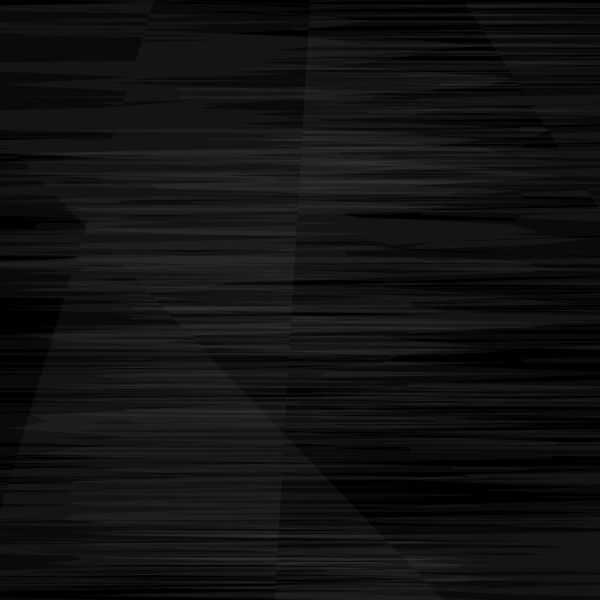
Frame 1 (no input)
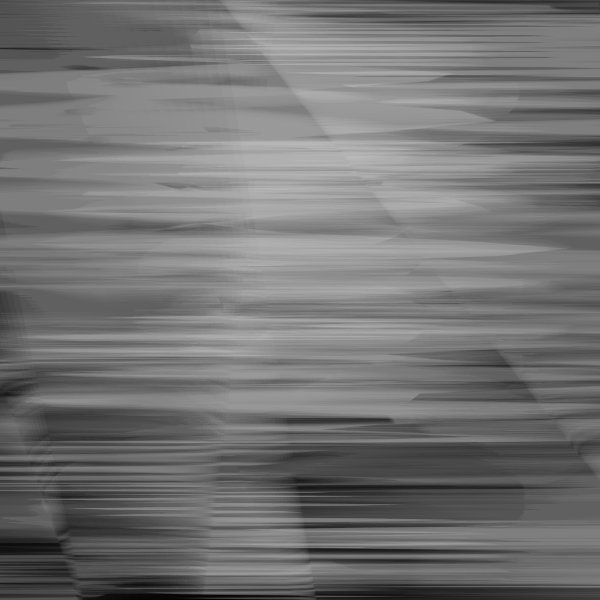
Frame 60 (no input)
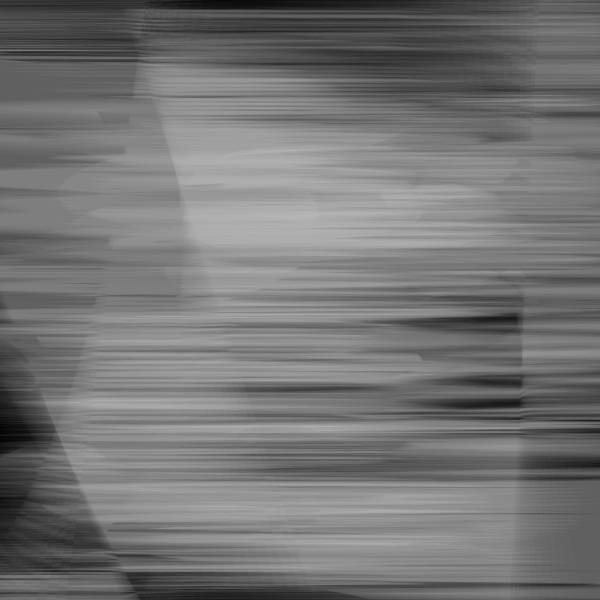
Frame 120 (the mouse pressed at the canvas centre since frame 60)

The p5.js sketch that drew these frames (run headless with seeded random() and noise() and a simulated clock; from frame 60 on, the mouse is pressed at the canvas centre):

// p5.js sketch
// ── sketch.js
//inspo from Fiona 

let moverSystems = [];
let num = 10;
let cells, cols, rows;
let offset, margin;
let cellW, cellH;
let bg;
let graphics;



function setup() {
  w = 600;
  var canvas;
    if(windowWidth>=600 && windowHeight >=600){
      canvas = createCanvas(600, 600);
    }
    else{
      canvas = createCanvas(windowWidth, windowHeight - 100);
    }

  var x = (windowWidth - width) / 2;
  var y = (windowHeight - height) / 2;

  canvas.position(x, y);
  background(0);
  noStroke();

}
var t = 0;

function draw(){
  background(0, 20)
  t+=1/500
  fill(255, 10)
  for(var x=100;x<width;x+=100){
    beginShape()
    for(var y=-40;y<height+40;y++){
      var a=noise(x,y/width,t)*100
    　var b=noise(x,y/width-t)*3
       vertex(x+sin(b)*(cos(a)-sin(x|y))*200,y+sin(a)*50)
     }endShape()
  }
}
